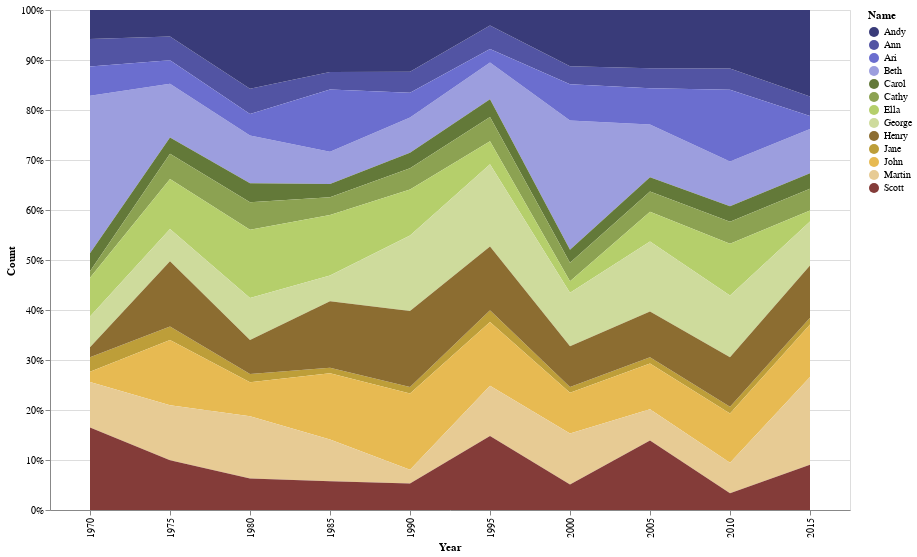

Here is the notebook cell this chart was saved with:
### Markdown cell above
# 4. Stacked Area Chart with drop down

### Code cell
input_dropdown = alt.binding_select(options=['Andy','Ann','Beth','Carol','Caththey','Ella','Geroge','Henry','Jane','John','Martin','Sarah','Scott'])
selection = alt.selection_single( fields=['Name'],bind=input_dropdown, name='Baby Name ')

alt.Chart(dataset).mark_area(
    opacity=0.1
).encode(
    x="Year:O",
    y=alt.Y("Count:Q", stack="normalize"),
    color=alt.Color('Name:N', scale=alt.Scale(scheme='category20b')),
    opacity=alt.condition(selection, alt.value(1.0), alt.value(0.1)),
    tooltip = 'Name:N'
).properties(
    selection=selection,
    height=500,
    width=800
)

### Figure 1 — Vega-Lite specification as saved in the notebook (floating-point values rounded to 4 significant figures; data arrays with more than 128 entries replaced by an {"elided": "..."} marker saying what was removed)
{"config": {"view": {"continuousWidth": 400, "continuousHeight": 300}}, "data": {"name": "data-256719b54cc80e04d515bc70415bd63b"}, "mark": {"type": "area", "opacity": 0.1}, "encoding": {"color": {"type": "nominal", "field": "Name", "scale": {"scheme": "category20b"}}, "opacity": {"condition": {"value": 1.0, "selection": "Baby Name "}, "value": 0.1}, "tooltip": {"type": "nominal", "field": "Name"}, "x": {"type": "ordinal", "field": "Year"}, "y": {"type": "quantitative", "field": "Count", "stack": "normalize"}}, "height": 500, "selection": {"Baby Name ": {"type": "single", "fields": ["Name"], "bind": {"input": "select", "options": ["Andy", "Ann", "Beth", "Carol", "Caththey", "Ella", "Geroge", "Henry", "Jane", "John", "Martin", "Sarah", "Scott"]}}}, "width": 800, "$schema": "https://vega.github.io/schema/vega-lite/v4.8.1.json", "datasets": {"data-256719b54cc80e04d515bc70415bd63b": {"elided": "130 records"}}}
